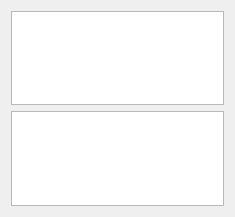
<?xml version="1.0" encoding="UTF-8"?>
<ui version="4.0">
 <class>ProjectController</class>
 <widget class="QWidget" name="ProjectController">
  <property name="geometry">
   <rect>
    <x>0</x>
    <y>0</y>
    <width>235</width>
    <height>217</height>
   </rect>
  </property>
  <layout class="QVBoxLayout" name="verticalLayout">
   <item>
    <widget class="QListView" name="structureListView"/>
   </item>
   <item>
    <widget class="QTreeView" name="structureTreeView">
     <attribute name="headerMinimumSectionSize">
      <number>50</number>
     </attribute>
     <attribute name="headerStretchLastSection">
      <bool>true</bool>
     </attribute>
    </widget>
   </item>
  </layout>
 </widget>
 <tabstops>
  <tabstop>structureListView</tabstop>
  <tabstop>structureTreeView</tabstop>
 </tabstops>
 <resources/>
 <connections/>
</ui>
